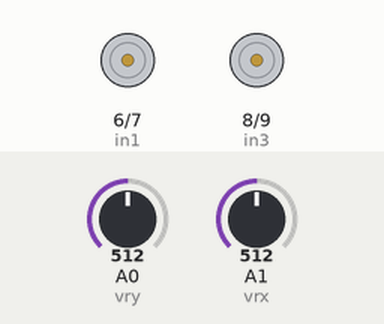
The sketch below on a simulated Arduino Uno, built with avr-gcc and run on an emulated ATmega328P. Shown: motor-driver pin pairs drawn as motors (green arrow = first pin HIGH = forward, orange = second pin HIGH = backward, longer = more drive). The inputs (shaded band) are chosen by the test bench; at power-on: A0 (vry) = 512, A1 (vrx) = 512.

Above: at 1.2 s.
1.3 s: A0 (vry) set to 490
2.8 s: A0 (vry) set to 463
At 4.0 s:
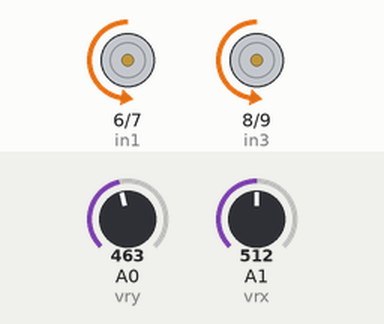
4.3 s: A1 (vrx) set to 488
5.8 s: A1 (vrx) set to 465
At 7.0 s:
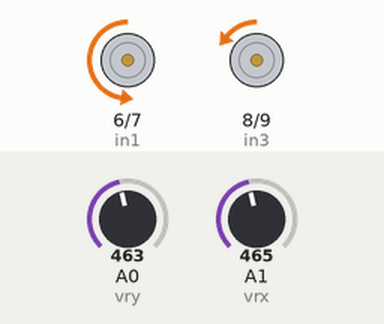
7.3 s: A1 (vrx) set to 485
At 8.4 s:
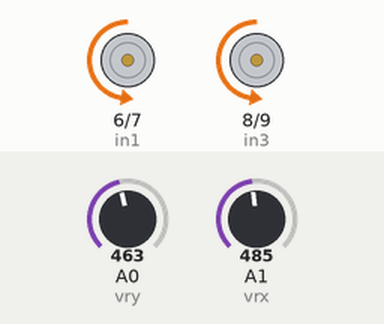
8.8 s: A0 (vry) set to 560
At 10.0 s:
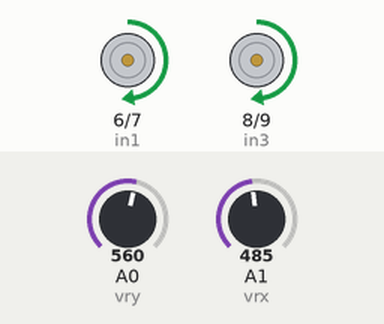
Timing chart, 0 to 11.3 s (numbered marks = the images above; inputs shaded):
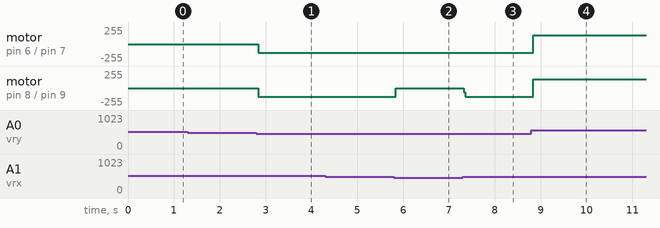

Measured:
- the behaviour switches between 475 and 474 on A0 (vry) (found by bisection; images 0 and 1)
- the behaviour switches between 475 and 474 on A1 (vrx) (found by bisection; images 1 and 2)
- after the input at 1.3 s, every drawn part: stays the same
- after the input at 2.8 s, motor on pin 6 (in1) / pin 7 (in2), motor on pin 8 (in3) / pin 9 (in4): stopped → backward 129/255 at once
- after the input at 4.3 s, every drawn part: stays the same
- after the input at 5.8 s, motor on pin 8 (in3) / pin 9 (in4): backward 129/255 → backward 2/255 at once
- after the input at 7.3 s, motor on pin 8 (in3) / pin 9 (in4): backward 2/255 → backward 129/255 at once
- after the input at 8.8 s, motor on pin 6 (in1) / pin 7 (in2), motor on pin 8 (in3) / pin 9 (in4): backward 129/255 → forward 129/255 at once

The sketch:

Joystick_Control.ino
```cpp
int in1 = 6;
int in2 = 7;
int in3 = 8;
int in4 = 9;
int vrx = A1;
int vry = A0;
int vryPos = 512;
int vrxPos = 512;

void setup(){
  pinMode(in1, OUTPUT);
  pinMode(in2, OUTPUT);
  pinMode(in3, OUTPUT);
  pinMode(in4, OUTPUT);

  digitalWrite(in1, LOW);
  digitalWrite(in2, LOW);
  digitalWrite(in3, LOW);
  digitalWrite(in4, LOW);
}

void loop(){
  vrxPos = analogRead(vrx);
  if(vrxPos>550){
    digitalWrite(in1, HIGH);
    digitalWrite(in2, LOW);
    digitalWrite(in3, LOW);
    digitalWrite(in4, LOW);
  }
  else if(vrxPos < 475){
    digitalWrite(in1, LOW);
    digitalWrite(in2, LOW);
    digitalWrite(in3, HIGH);
    digitalWrite(in4, LOW);
  }
  else{
    digitalWrite(in1, LOW);
    digitalWrite(in2, LOW);
    digitalWrite(in3, LOW);
    digitalWrite(in4, LOW);
  }

  vryPos = analogRead(vry);
  if(vryPos>550){
    digitalWrite(in1, HIGH);
    digitalWrite(in2, LOW);
    digitalWrite(in3, HIGH);
    digitalWrite(in4, LOW);
  }
  else if(vryPos < 475){
    digitalWrite(in1, LOW);
    digitalWrite(in2, HIGH);
    digitalWrite(in3, LOW);
    digitalWrite(in4, HIGH);
  }
  else{
    digitalWrite(in1, LOW);
    digitalWrite(in2, LOW);
    digitalWrite(in3, LOW);
    digitalWrite(in4, LOW);
  }
}
```
